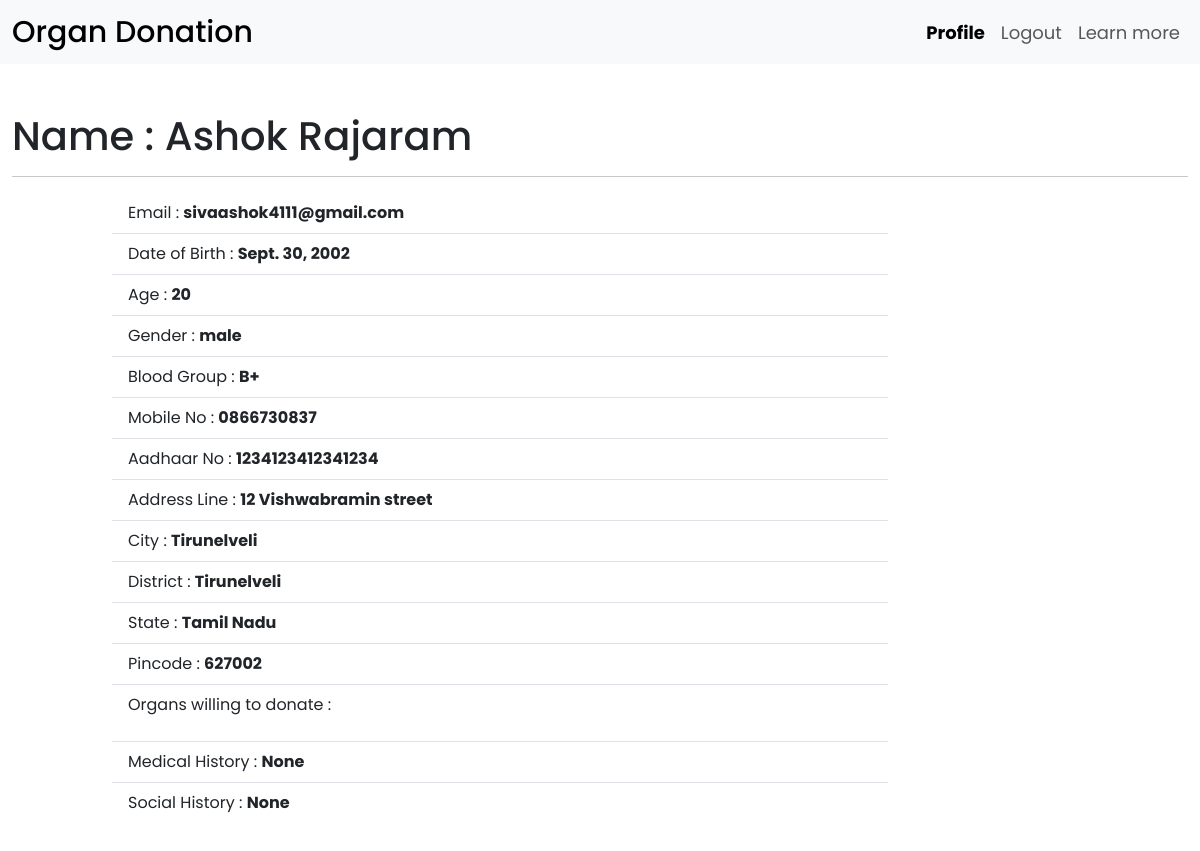
Before: / (signed in) with the older database file.
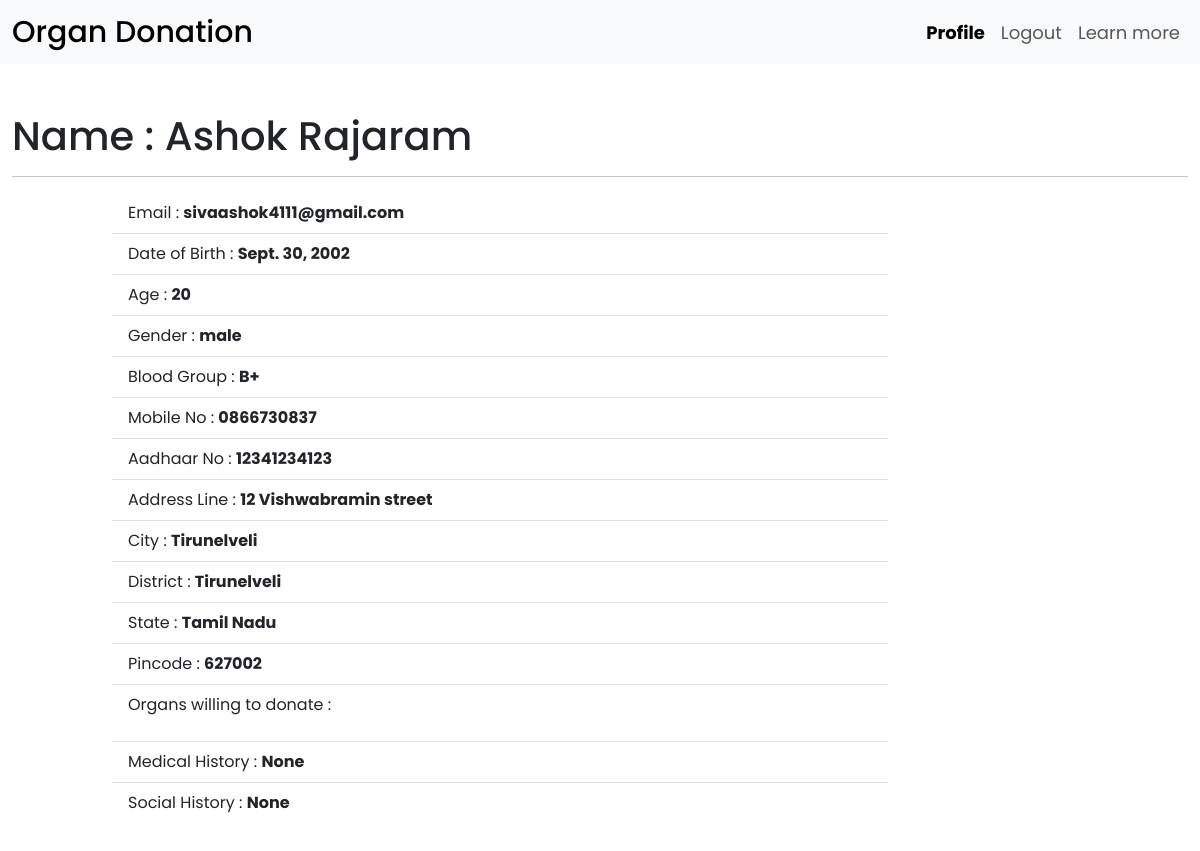
After: the same page with the newer database file.
### organdonation/models.py (models this page shows, shortened)
class User(AbstractUser):
   email = models.EmailField(unique=True)
   USERNAME_FIELD = 'email'
   REQUIRED_FIELDS = []
   is_donor = models.BooleanField("Is Donor", default=False)
   is_recipient = models.BooleanField("Is Recipient", default=False)

class Donor(models.Model):
   user = models.OneToOneField(User, on_delete=models.CASCADE, primary_key=True)
   email = models.EmailField(max_length=150, null=True)
   first_name = models.CharField(max_length=60)
   last_name = models.CharField(max_length=60)
   dob = models.DateField(null=True)
   age = models.CharField(max_length=2 ,null=True)
   gender = models.CharField(max_length=10)
   mobile = models.CharField(max_length=10)
   blood_group = models.CharField(max_length=3)
   aadhaar = models.CharField(max_length=16)
   addr_line = models.CharField(max_length=100)
   city = models.CharField(max_length=60)
   district = models.CharField(null=True, max_length=60)
   state = models.CharField(max_length=60)
   pincode = models.CharField(max_length=6)
   organs = models.ManyToManyField(Organ)
   medical_history = models.TextField(max_length=200)
   social_history = models.TextField(max_length=200)

### organdonation/views.py (the view)
# urls.py: path('', views.index, name='index'),
def index(request):
    return render(request, 'organdonation/index.html')

### organdonation/templates/organdonation/index.html (shortened to what this page needs)
{% extends 'organdonation/base.html' %}
{% load static %}
{% block csslink%}
{% if user.is_authenticated %}
<link rel="stylesheet" href="{% static 'organdonation/css/style1.css' %}" />
{% else %}
<link rel="stylesheet" href="{% static 'organdonation/css/style.css' %}" />
{% endif %}
{%endblock csslink %}
{% block body %}
	{% if user.is_authenticated and user.is_donor %}
		<div class="container-fluid my-5">
			<div class="row">
				<div class="col-md-12">
					<h1>Name : {{user.first_name}} {{user.last_name}} {{ user.gender }}</h1>
					<hr>
				</div>
			</div>
			<div class="row">
				<div class="col-md-8 offset-md-1">
					<ul class="list-group list-group-flush">
						<li class="list-group-item">Email : <strong>{{ user.email }}</strong></li>
						<li class="list-group-item">Date of Birth : <strong>{{ user.donor.dob }}</strong></li>
						<li class="list-group-item">Age : <strong>{{ user.donor.age }}</strong></li>
						<li class="list-group-item">Gender : <strong>{{ user.donor.gender }}</strong></li>
						<li class="list-group-item">Blood Group :
							<strong>
							{% if user.donor.blood_group == 'bp' %}
								B+
							{% elif user.donor.blood_group == 'bn' %}
								B-
							{% elif user.donor.blood_group == 'an' %}
								A-
							{% elif user.donor.blood_group == 'ap' %}
								A+
							{% elif user.donor.blood_group == 'op' %}
								O+
							{% elif user.donor.blood_group == 'on' %}
								O-
							{% elif user.donor.blood_group == 'abp' %}
								AB+
							{% elif user.donor.blood_group == 'abn' %}
								AB-
							{% endif %}
						</strong></li>
						<li class="list-group-item">Mobile No : <strong>{{ user.donor.mobile }}</strong></li>
						<li class="list-group-item">Aadhaar No : <strong>{{ user.donor.aadhaar }}</strong></li>
						<li class="list-group-item">Address Line : <strong>{{ user.donor.addr_line }}</strong></li>
						<li class="list-group-item">City : <strong>{{ user.donor.city }}</strong></li>
						<li class="list-group-item">District : <strong>{{ user.donor.district }}</strong></li>
						<li class="list-group-item">State : <strong>{{ user.donor.state }}</strong></li>
						<li class="list-group-item">Pincode : <strong>{{ user.donor.pincode }}</strong></li>
						<li class="list-group-item">Organs willing to donate : <br>
						</li>
						<li class="list-group-item">Medical History : <strong>{{ user.donor.medical_history }}</strong></li>
						<li class="list-group-item">Social History : <strong>{{ user.donor.social_history }}</strong></li>
					</ul>
				</div>
			</div>
		</div>
	{% endif %}
{% endblock body %}

Changed rows visible on the page:
changed User "Ashok": donor.aadhaar "1234123412341234" → "12341234123"
